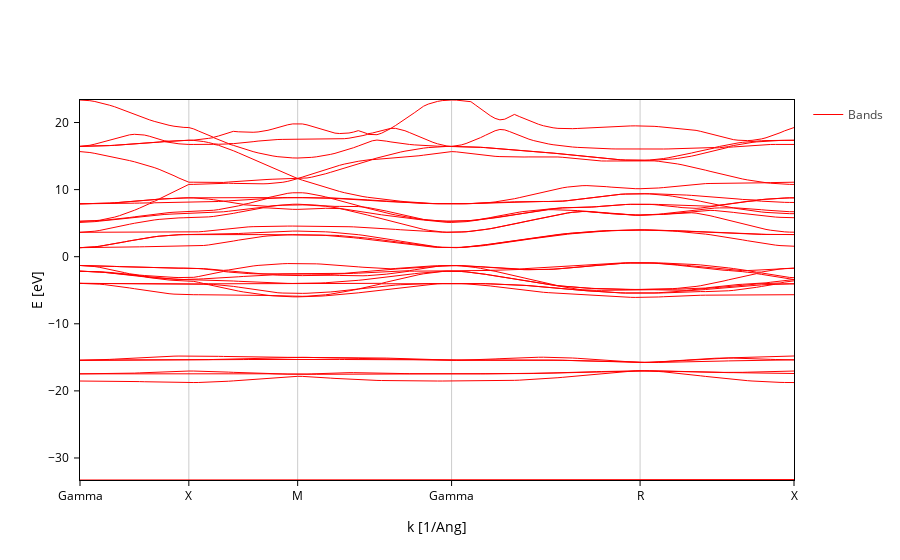

This figure's notebook cell:
### Markdown cell above
## Bands styling

If all you want is to change the color and width of the bands, there's one simple solution: use the `bands_style` input to tweak the line styles.

Let's show them in red:

### Code cell
bands_plot.update_inputs(bands_style={"color": "red"})

### Figure 1 — Plotly figure (JSON) as saved in the notebook; plotly's stock layout.template omitted (floating-point values rounded to 4 significant figures; data arrays with more than 128 entries replaced by an {"elided": "..."} marker saying what was removed)
{"data": [{"legendgroup": "Bands", "line": {"color": "red", "dash": "solid", "width": 1}, "meta": {}, "mode": "lines", "name": "Bands", "opacity": 1, "type": "scatter", "x": {"elided": "150 float values"}, "y": {"elided": "150 float values"}}, {"legendgroup": "Bands", "line": {"color": "red", "dash": "solid", "width": 1}, "meta": {}, "mode": "lines", "name": "Bands", "opacity": 1, "showlegend": false, "type": "scatter", "x": {"elided": "150 float values"}, "y": {"elided": "150 float values"}}, {"legendgroup": "Bands", "line": {"color": "red", "dash": "solid", "width": 1}, "meta": {}, "mode": "lines", "name": "Bands", "opacity": 1, "showlegend": false, "type": "scatter", "x": {"elided": "150 float values"}, "y": {"elided": "150 float values"}}, {"legendgroup": "Bands", "line": {"color": "red", "dash": "solid", "width": 1}, "meta": {}, "mode": "lines", "name": "Bands", "opacity": 1, "showlegend": false, "type": "scatter", "x": {"elided": "150 float values"}, "y": {"elided": "150 float values"}}, {"legendgroup": "Bands", "line": {"color": "red", "dash": "solid", "width": 1}, "meta": {}, "mode": "lines", "name": "Bands", "opacity": 1, "showlegend": false, "type": "scatter", "x": {"elided": "150 float values"}, "y": {"elided": "150 float values"}}, {"legendgroup": "Bands", "line": {"color": "red", "dash": "solid", "width": 1}, "meta": {}, "mode": "lines", "name": "Bands", "opacity": 1, "showlegend": false, "type": "scatter", "x": {"elided": "150 float values"}, "y": {"elided": "150 float values"}}, {"legendgroup": "Bands", "line": {"color": "red", "dash": "solid", "width": 1}, "meta": {}, "mode": "lines", "name": "Bands", "opacity": 1, "showlegend": false, "type": "scatter", "x": {"elided": "150 float values"}, "y": {"elided": "150 float values"}}, {"legendgroup": "Bands", "line": {"color": "red", "dash": "solid", "width": 1}, "meta": {}, "mode": "lines", "name": "Bands", "opacity": 1, "showlegend": false, "type": "scatter", "x": {"elided": "150 float values"}, "y": {"elided": "150 float values"}}, {"legendgroup": "Bands", "line": {"color": "red", "dash": "solid", "width": 1}, "meta": {}, "mode": "lines", "name": "Bands", "opacity": 1, "showlegend": false, "type": "scatter", "x": {"elided": "150 float values"}, "y": {"elided": "150 float values"}}, {"legendgroup": "Bands", "line": {"color": "red", "dash": "solid", "width": 1}, "meta": {}, "mode": "lines", "name": "Bands", "opacity": 1, "showlegend": false, "type": "scatter", "x": {"elided": "150 float values"}, "y": {"elided": "150 float values"}}, {"legendgroup": "Bands", "line": {"color": "red", "dash": "solid", "width": 1}, "meta": {}, "mode": "lines", "name": "Bands", "opacity": 1, "showlegend": false, "type": "scatter", "x": {"elided": "150 float values"}, "y": {"elided": "150 float values"}}, {"legendgroup": "Bands", "line": {"color": "red", "dash": "solid", "width": 1}, "meta": {}, "mode": "lines", "name": "Bands", "opacity": 1, "showlegend": false, "type": "scatter", "x": {"elided": "150 float values"}, "y": {"elided": "150 float values"}}, {"legendgroup": "Bands", "line": {"color": "red", "dash": "solid", "width": 1}, "meta": {}, "mode": "lines", "name": "Bands", "opacity": 1, "showlegend": false, "type": "scatter", "x": {"elided": "150 float values"}, "y": {"elided": "150 float values"}}, {"legendgroup": "Bands", "line": {"color": "red", "dash": "solid", "width": 1}, "meta": {}, "mode": "lines", "name": "Bands", "opacity": 1, "showlegend": false, "type": "scatter", "x": {"elided": "150 float values"}, "y": {"elided": "150 float values"}}, {"legendgroup": "Bands", "line": {"color": "red", "dash": "solid", "width": 1}, "meta": {}, "mode": "lines", "name": "Bands", "opacity": 1, "showlegend": false, "type": "scatter", "x": {"elided": "150 float values"}, "y": {"elided": "150 float values"}}, {"legendgroup": "Bands", "line": {"color": "red", "dash": "solid", "width": 1}, "meta": {}, "mode": "lines", "name": "Bands", "opacity": 1, "showlegend": false, "type": "scatter", "x": {"elided": "150 float values"}, "y": {"elided": "150 float values"}}, {"legendgroup": "Bands", "line": {"color": "red", "dash": "solid", "width": 1}, "meta": {}, "mode": "lines", "name": "Bands", "opacity": 1, "showlegend": false, "type": "scatter", "x": {"elided": "150 float values"}, "y": {"elided": "150 float values"}}, {"legendgroup": "Bands", "line": {"color": "red", "dash": "solid", "width": 1}, "meta": {}, "mode": "lines", "name": "Bands", "opacity": 1, "showlegend": false, "type": "scatter", "x": {"elided": "150 float values"}, "y": {"elided": "150 float values"}}, {"legendgroup": "Bands", "line": {"color": "red", "dash": "solid", "width": 1}, "meta": {}, "mode": "lines", "name": "Bands", "opacity": 1, "showlegend": false, "type": "scatter", "x": {"elided": "150 float values"}, "y": {"elided": "150 float values"}}, {"legendgroup": "Bands", "line": {"color": "red", "dash": "solid", "width": 1}, "meta": {}, "mode": "lines", "name": "Bands", "opacity": 1, "showlegend": false, "type": "scatter", "x": {"elided": "150 float values"}, "y": {"elided": "150 float values"}}, {"legendgroup": "Bands", "line": {"color": "red", "dash": "solid", "width": 1}, "meta": {}, "mode": "lines", "name": "Bands", "opacity": 1, "showlegend": false, "type": "scatter", "x": {"elided": "150 float values"}, "y": {"elided": "150 float values"}}, {"legendgroup": "Bands", "line": {"color": "red", "dash": "solid", "width": 1}, "meta": {}, "mode": "lines", "name": "Bands", "opacity": 1, "showlegend": false, "type": "scatter", "x": {"elided": "150 float values"}, "y": {"elided": "150 float values"}}, {"legendgroup": "Bands", "line": {"color": "red", "dash": "solid", "width": 1}, "meta": {}, "mode": "lines", "name": "Bands", "opacity": 1, "showlegend": false, "type": "scatter", "x": {"elided": "150 float values"}, "y": {"elided": "150 float values"}}, {"legendgroup": "Bands", "line": {"color": "red", "dash": "solid", "width": 1}, "meta": {}, "mode": "lines", "name": "Bands", "opacity": 1, "showlegend": false, "type": "scatter", "x": {"elided": "150 float values"}, "y": {"elided": "150 float values"}}, {"legendgroup": "Bands", "line": {"color": "red", "dash": "solid", "width": 1}, "meta": {}, "mode": "lines", "name": "Bands", "opacity": 1, "showlegend": false, "type": "scatter", "x": {"elided": "150 float values"}, "y": {"elided": "150 float values"}}, {"legendgroup": "Bands", "line": {"color": "red", "dash": "solid", "width": 1}, "meta": {}, "mode": "lines", "name": "Bands", "opacity": 1, "showlegend": false, "type": "scatter", "x": {"elided": "150 float values"}, "y": {"elided": "150 float values"}}, {"legendgroup": "Bands", "line": {"color": "red", "dash": "solid", "width": 1}, "meta": {}, "mode": "lines", "name": "Bands", "opacity": 1, "showlegend": false, "type": "scatter", "x": {"elided": "150 float values"}, "y": {"elided": "150 float values"}}, {"legendgroup": "Bands", "line": {"color": "red", "dash": "solid", "width": 1}, "meta": {}, "mode": "lines", "name": "Bands", "opacity": 1, "showlegend": false, "type": "scatter", "x": {"elided": "150 float values"}, "y": {"elided": "150 float values"}}, {"legendgroup": "Bands", "line": {"color": "red", "dash": "solid", "width": 1}, "meta": {}, "mode": "lines", "name": "Bands", "opacity": 1, "showlegend": false, "type": "scatter", "x": {"elided": "150 float values"}, "y": {"elided": "150 float values"}}, {"legendgroup": "Bands", "line": {"color": "red", "dash": "solid", "width": 1}, "meta": {}, "mode": "lines", "name": "Bands", "opacity": 1, "showlegend": false, "type": "scatter", "x": {"elided": "150 float values"}, "y": {"elided": "150 float values"}}, {"legendgroup": "Bands", "line": {"color": "red", "dash": "solid", "width": 1}, "meta": {}, "mode": "lines", "name": "Bands", "opacity": 1, "showlegend": false, "type": "scatter", "x": {"elided": "150 float values"}, "y": {"elided": "150 float values"}}, {"legendgroup": "Bands", "line": {"color": "red", "dash": "solid", "width": 1}, "meta": {}, "mode": "lines", "name": "Bands", "opacity": 1, "showlegend": false, "type": "scatter", "x": {"elided": "150 float values"}, "y": {"elided": "150 float values"}}], "layout": {"scene": {"xaxis": {"range": [0.0, 2.815], "showgrid": true, "ticktext": ["Gamma", "X", "M", "Gamma", "R", "X"], "tickvals": [0.0, 0.4291, 0.8583, 1.465, 2.208, 2.815], "title": {"text": "k [1/Ang]"}}, "yaxis": {"range": [-33.28, 23.36], "title": {"text": "E [eV]"}}}, "xaxis": {"range": [0.0, 2.815], "showgrid": true, "ticktext": ["Gamma", "X", "M", "Gamma", "R", "X"], "tickvals": [0.0, 0.4291, 0.8583, 1.465, 2.208, 2.815], "title": {"text": "k [1/Ang]"}}, "yaxis": {"range": [-33.28, 23.36], "title": {"text": "E [eV]"}}}}
